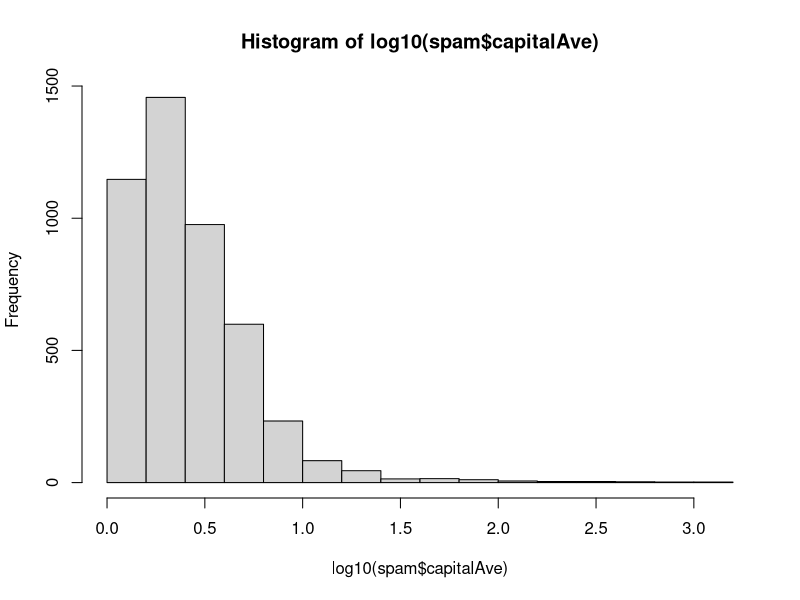
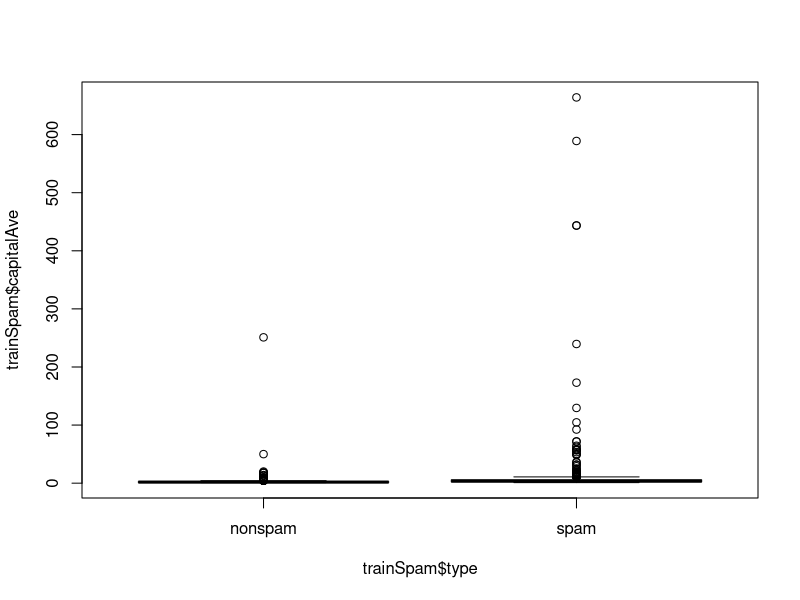
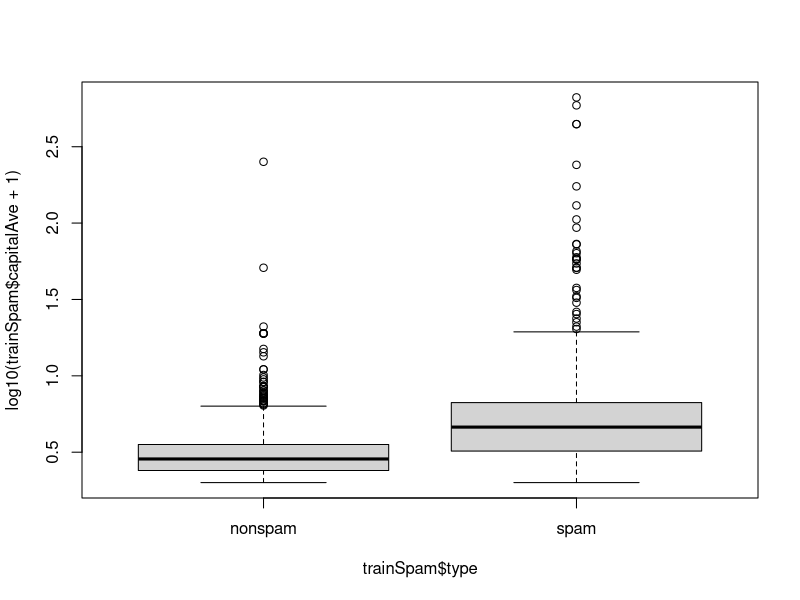
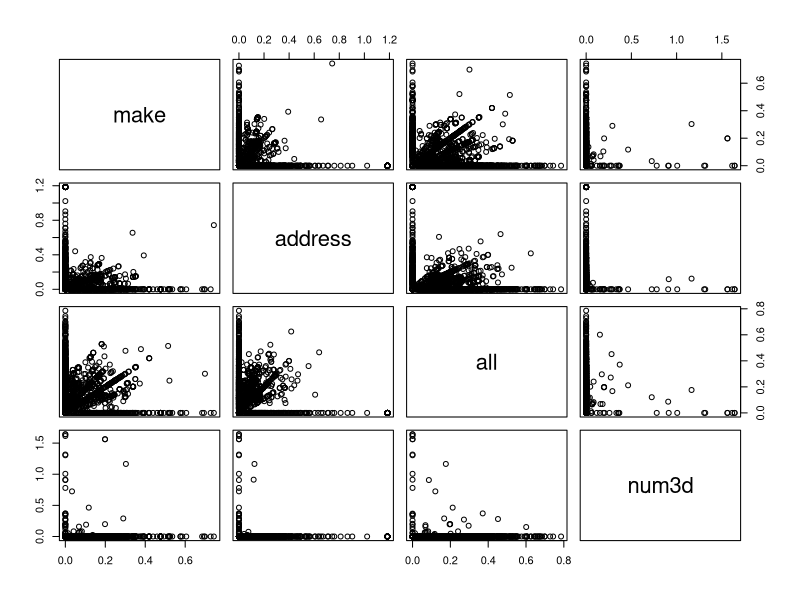
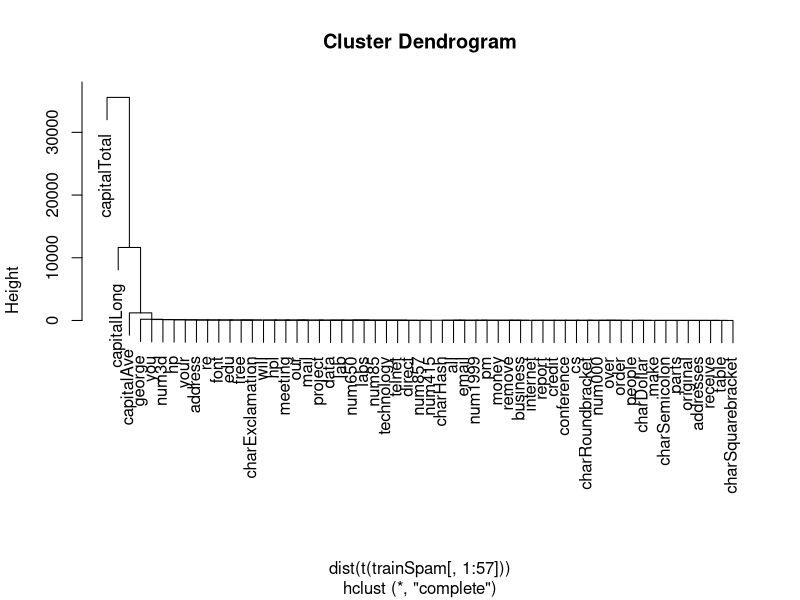
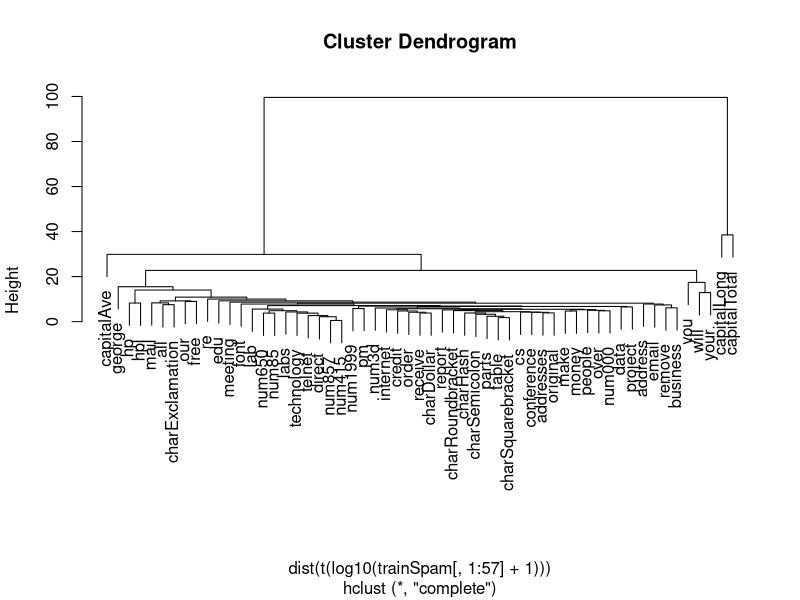

Recreate these plots in R, in order.

library(kernlab)

## Split the data set into two ~ equal in length sub data sets, one will be our 
## training data set and one will be our test data set

data(spam)
Obs <- nrow(spam)

set.seed(3435)
trainIndicator <- rbinom(n=Obs, size=1, prob=0.5) 
table(trainIndicator)

trainSpam <- spam[ trainIndicator==1,]
testSpam  <- spam[ trainIndicator==0,]

table(trainSpam$type)
table(testSpam$type)

hist(log10(spam$capitalAve))
plot(trainSpam$capitalAve ~ trainSpam$type)
plot(log10(trainSpam$capitalAve+1) ~ trainSpam$type)

plot(log10(spam[, 1:4]+1))

hCluster = hclust(dist(t(trainSpam[, 1:57])))
plot(hCluster)

hClusterUpdated = hclust(dist(t(log10(trainSpam[, 1:57] + 1))))
plot(hClusterUpdated)

## add new column which we will use as our logistic predictory
trainSpam$numType <- as.numeric(trainSpam$type) -1

costFunction <- function(x, y) sum(x != (y>0.5))
cvError <- rep(NA, 55)

library(boot)
for (i in 1:55) {
  ## Create formula for the logistic fit. The response in each case is the 
  ## newly created numType binomial response
  lmFormula = reformulate(names(trainSpam)[i], response = "numType")
  ## fit a logistic model to each variable 
  glmFit = glm(lmFormula, family = "binomial", data = trainSpam)
  ## Get the cross validated error for each case
  cvError[i] = cv.glm(trainSpam, glmFit, costFunction, 2)$delta[2]
}
names(trainSpam)[which.min(cvError)]


## Use the best model from the group
predictionModel = glm(numType ~ charDollar, family = "binomial", data = trainSpam)

## Get predictions on the test set
predictionTest = predict(predictionModel, testSpam)
predictedSpam = rep("nonspam", dim(testSpam)[1])

## Classify as `spam' for those with prob > 0.5
predictedSpam[predictionModel$fitted > 0.5] = "spam"

## Classification table
table(predictedSpam, testSpam$type)

## Error rate 
(61+458)/(61+458+1346+449)
